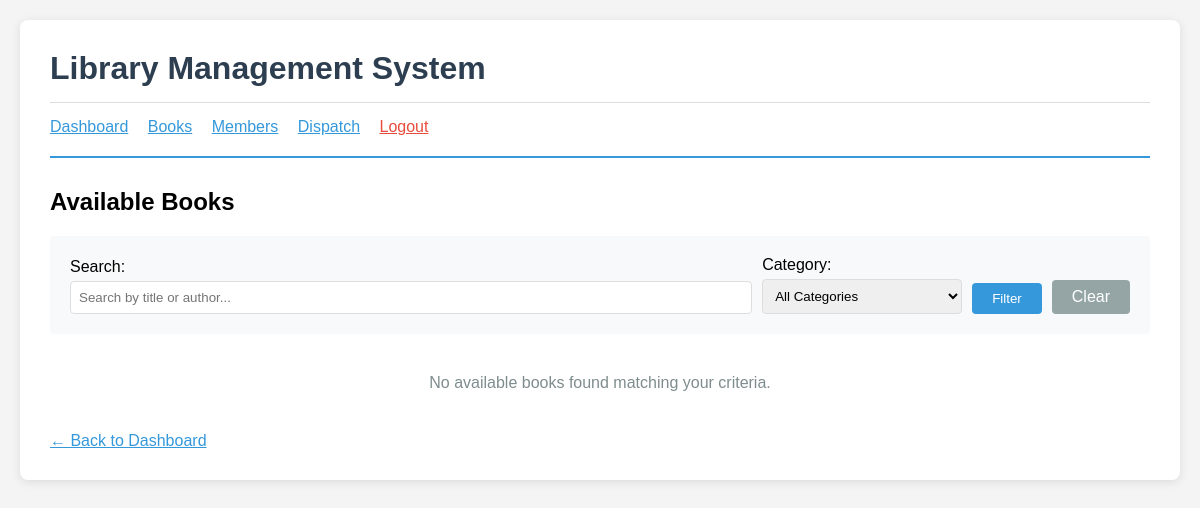
/books/available/ (signed in), run on an earlier commit of the app's database.
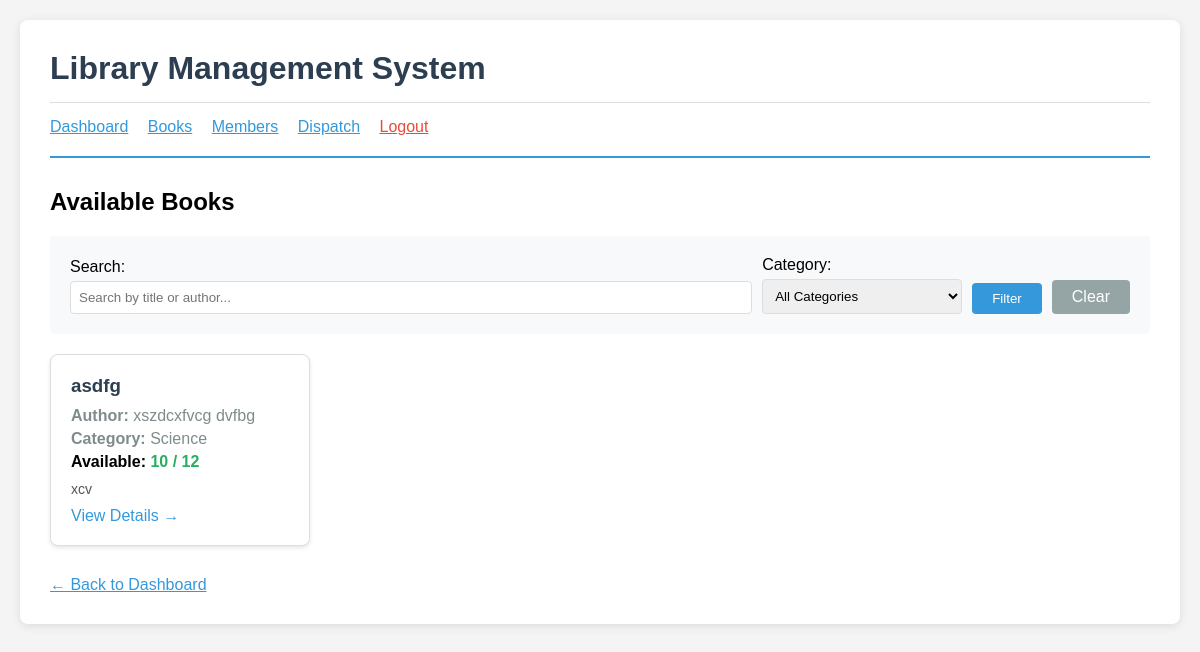
And on a later commit of the database.
### books/models.py (models this page shows, shortened)
class Book(models.Model):
 title = models.CharField(
 max_length=200,
 help_text="Enter the book title"
 )
 author = models.CharField(
 max_length=100,
 help_text="Enter the author's name"
 )
 isbn = models.CharField(
 max_length=13,
 unique=True,
 help_text="13 Character ISBN number"
 )
 publisher = models.CharField(
 max_length=100,
 blank=True,
 help_text="Publisher name (optional)"
 )
 publication_year = models.IntegerField(
 validators=[MinValueValidator(1000)],
 help_text="Year of publication"
 )
 category = models.CharField(
 max_length=50,
 choices=[
 ('fiction', 'Fiction'),
 ('non_fiction', 'Non-Fiction'),
 ('science', 'Science'),
 ('history', 'History'),
 ('biography', 'Biography'),
 ('children', 'Children'),
 ('reference', 'Reference'),
 ],
 default='fiction'
 )
 total_copies = models.IntegerField(
 default=1,
 validators=[MinValueValidator(1)],
 help_text="Total number of copies"
 )
 available_copies = models.IntegerField(
 default=1,
 validators=[MinValueValidator(0)],
 help_text="Number of copies available for borrowing"  )
 description = models.TextField(
 blank=True,
 help_text="Brief description of the book"  )
 added_date = models.DateTimeField(auto_now_add=True)
 updated_date = models.DateTimeField(auto_now=True)
 class Meta:
  ordering = ['title']
  verbose_name = 'Book'
  verbose_name_plural = 'Books'

### books/views.py (the view)
# urls.py: path('available/', views.available_books, name='available_books'),
@login_required
def available_books(request):
 books = Book.objects.filter(available_copies__gt=0)
 category = request.GET.get('category')
 if category:
  books = books.filter(category=category)
 search = request.GET.get('search')
 if search:
  books = books.filter(
  Q(title__icontains=search) |
  Q(author__icontains=search)
  )
 categories = Book.objects.values_list('category', flat=True).distinct()
 category_choices = Book._meta.get_field('category').choices
 available_categories = [c for c in category_choices if c[0] in categories]
 return render(request, 'books/available_books.html', {
  'books': books,
  'categories': available_categories,
  'selected_category': category,
  'search_query': search,
 })

### accounts/models.py (called while the page is built)
    def is_librarian(self):
        return self.user_type == 'librarian'

### books/templates/books/available_books.html (shortened to what this page needs)
{% extends 'accounts/base.html' %}
{% block content %}
<h2>Available Books</h2>
<div style="background: #f8f9fa; padding: 20px; border-radius: 4px; margin: 20px 0;">
 <form method="get" style="display: flex; gap: 10px; align-items: end;">
 <div style="flex: 1;">
 <label style="display: block; margin-bottom: 5px;">Search:</label>
 <input type="text" name="search"
 value="{{ search_query|default:'' }}"
 placeholder="Search by title or author..."
 style="width: 100%; padding: 8px; border: 1px solid #ddd;   border-radius: 4px;">
 </div>
 <div style="width: 200px;">
 <label style="display: block; margin-bottom: 5px;">Category:</label>
 <select name="category"
 style="width: 100%; padding: 8px; border: 1px solid #ddd;   border-radius: 4px;">
 <option value="">All Categories</option>
 </select>
 </div>
 <button type="submit"
 style="padding: 8px 20px; background: #3498db; color: white;   border: none; border-radius: 4px; cursor: pointer;">
 Filter
 </button>
 <a href="{% url 'available_books' %}"
 style="padding: 8px 20px; background: #95a5a6; color: white;   text-decoration: none; border-radius: 4px;">
 Clear
 </a>
 </form>
</div>
{% if books %}
<div style="display: grid; grid-template-columns: repeat(auto-fill, minmax(250px, 1fr));   gap: 20px; margin-top: 20px;">
 {% for book in books %}
 <div style="border: 1px solid #ddd; padding: 20px; border-radius: 8px;   background: white; box-shadow: 0 2px 4px rgba(0,0,0,0.1);">
 <h3 style="margin: 0 0 10px 0; color: #2c3e50;">{{ book.title }}</h3>
 <p style="margin: 5px 0; color: #7f8c8d;">
 <strong>Author:</strong> {{ book.author }}
 </p>
 <p style="margin: 5px 0; color: #7f8c8d;">
 <strong>Category:</strong> {{ book.get_category_display }}
 </p>
 <p style="margin: 5px 0;">
 <strong>Available:</strong>
 <span style="color: #27ae60; font-weight: bold;">
 {{ book.available_copies }} / {{ book.total_copies }}
 </span>
 </p>
 {% if book.description %}
 <p style="margin: 10px 0 0 0; font-size: 14px; color: #555;">
 {{ book.description|truncatewords:20 }}
 </p>
 {% endif %}
 <a href="{% url 'book_detail' book.pk %}"
 style="display: inline-block; margin-top: 10px; color: #3498db;   text-decoration: none;">
 View Details →
 </a>
 </div>
 {% endfor %}
</div>
{% else %}
<p style="text-align: center; color: #7f8c8d; margin: 40px 0;">  No available books found matching your criteria.
</p>
{% endif %}
<div style="margin-top: 30px;">
 <a href="{% url 'member_dashboard' %}" style="color: #3498db;">  ← Back to Dashboard
 </a>
</div>
{% endblock %}

What changed in the data, as far as the page shows it:
added Book: title "asdfg", author "xszdcxfvcg dvfbg", category "Science", available_copies "10", total_copies "12", description "xcv"
Also different on the page:
text no longer shown: "No available books found matching your criteria."
